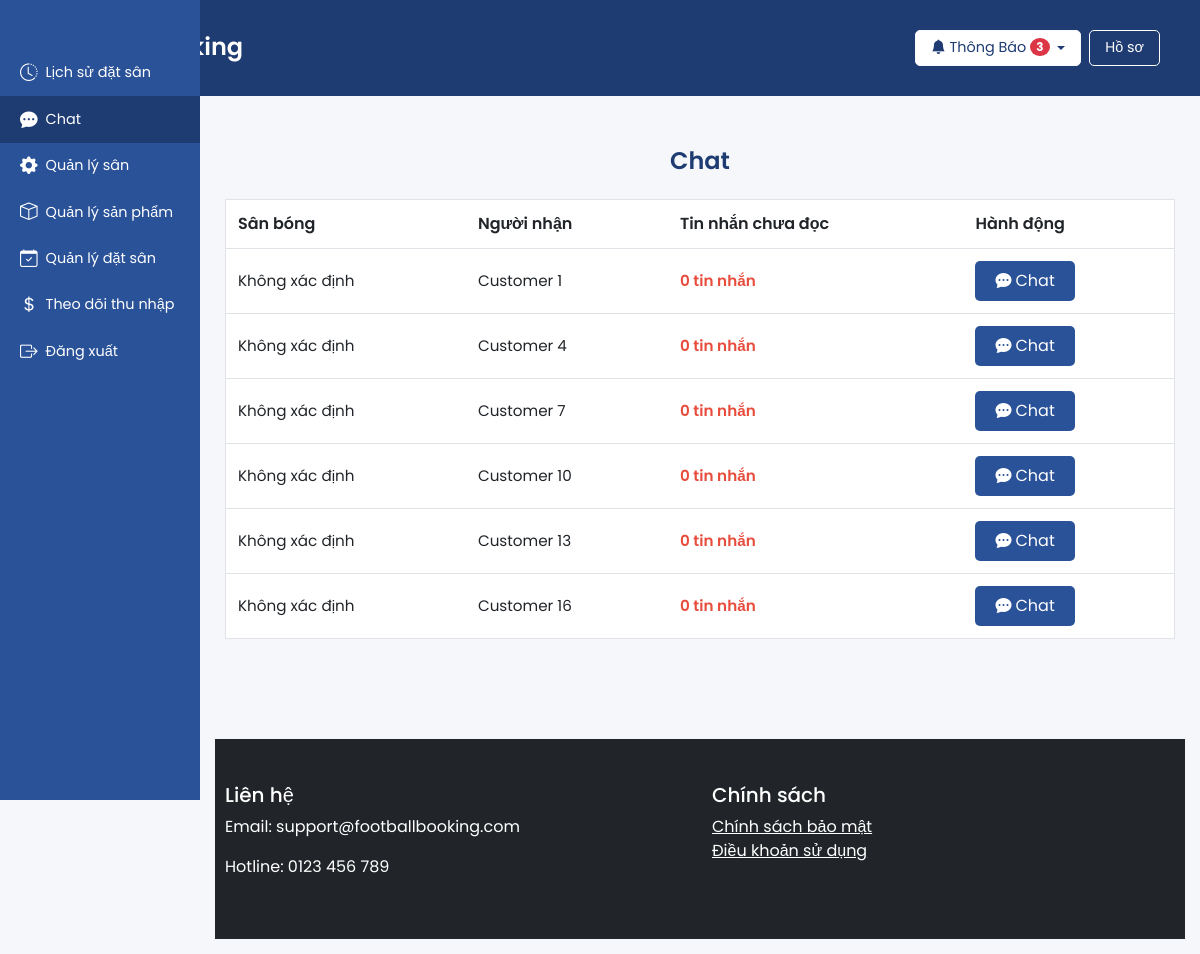
Page /chat.php (signed in) on the committed database.
### tables this page shows
CREATE TABLE conversations (
    id INT AUTO_INCREMENT PRIMARY KEY,
    user_id INT NOT NULL,
    owner_id INT NOT NULL,
    created_at TIMESTAMP DEFAULT CURRENT_TIMESTAMP,
    updated_at TIMESTAMP DEFAULT CURRENT_TIMESTAMP ON UPDATE CURRENT_TIMESTAMP,
    UNIQUE (user_id, owner_id),
    FOREIGN KEY (user_id) REFERENCES users(id),
    FOREIGN KEY (owner_id) REFERENCES users(id)
);

CREATE TABLE users (
    id INT AUTO_INCREMENT PRIMARY KEY,
    full_name VARCHAR(255) NOT NULL,
    email VARCHAR(255) UNIQUE NOT NULL,
    phone VARCHAR(20),
    password VARCHAR(255) NOT NULL,
    account_type ENUM('customer', 'owner', 'admin') NOT NULL,
    status ENUM('pending', 'approved', 'rejected') DEFAULT 'approved',
    created_at TIMESTAMP DEFAULT CURRENT_TIMESTAMP
);

### chat.php (the view, shortened to what this page needs)
<?php
require_once 'includes/config.php';
$user_id = $_SESSION['user_id'];
$account_type = $_SESSION['account_type'];
$conversations = [];
if ($account_type === 'customer') {
    $stmt = $pdo->prepare("
        SELECT c.id AS conversation_id, c.owner_id AS receiver_id, u.full_name AS receiver_name,
               (SELECT f.name
                FROM fields f
                JOIN bookings b ON b.field_id = f.id
                WHERE b.user_id = c.user_id AND f.owner_id = c.owner_id
                LIMIT 1) AS field_name,
               (SELECT COUNT(*) FROM messages m2
                WHERE m2.conversation_id = c.id
                AND m2.receiver_id = ?
                AND m2.created_at > IFNULL((
                    SELECT MAX(m3.created_at)
                    FROM messages m3
                    WHERE m3.conversation_id = c.id
                    AND m3.sender_id = ?
                ), '1970-01-01')) AS unread_count,
               (SELECT MAX(created_at)
                FROM messages m
                WHERE m.conversation_id = c.id) AS last_message_time
        FROM conversations c
        JOIN users u ON c.owner_id = u.id
        WHERE c.user_id = ?
        ORDER BY last_message_time DESC
    ");
    $stmt->execute([$user_id, $user_id, $user_id]);
    $conversations = $stmt->fetchAll(PDO::FETCH_ASSOC);
} elseif ($account_type === 'owner') {
    $stmt = $pdo->prepare("
        SELECT c.id AS conversation_id, c.user_id AS receiver_id, u.full_name AS receiver_name,
               (SELECT f.name
                FROM fields f
                JOIN bookings b ON b.field_id = f.id
                WHERE b.user_id = c.user_id AND f.owner_id = c.owner_id
                LIMIT 1) AS field_name,
               (SELECT COUNT(*) FROM messages m2
                WHERE m2.conversation_id = c.id
                AND m2.receiver_id = ?
                AND m2.created_at > IFNULL((
                    SELECT MAX(m3.created_at)
                    FROM messages m3
                    WHERE m3.conversation_id = c.id
                    AND m3.sender_id = ?
                ), '1970-01-01')) AS unread_count,
               (SELECT MAX(created_at)
                FROM messages m
                WHERE m.conversation_id = c.id) AS last_message_time
        FROM conversations c
        JOIN users u ON c.user_id = u.id
        WHERE c.owner_id = ?
        ORDER BY last_message_time DESC
    ");
    $stmt->execute([$user_id, $user_id, $user_id]);
    $conversations = $stmt->fetchAll(PDO::FETCH_ASSOC);
}
require_once 'includes/header.php';
?>
<section class="chat py-3">
    <div class="container">
        <h2 class="section-title text-center">Chat</h2>
        <?php if (empty($conversations)): ?>
            <p class="text-center text-muted">Bạn chưa có cuộc trò chuyện nào.</p>
        <?php else: ?>
            <div class="table-responsive">
                <table class="table chat-table">
                    <thead>
                        <tr>
                            <th>Sân bóng</th>
                            <th>Người nhận</th>
                            <th>Tin nhắn chưa đọc</th>
                            <th>Hành động</th>
                        </tr>
                    </thead>
                    <tbody>
                        <?php foreach ($conversations as $conversation): ?>
                            <tr>
                                <td><?php echo htmlspecialchars($conversation['field_name'] ?? 'Không xác định'); ?></td>
                                <td><?php echo htmlspecialchars($conversation['receiver_name']); ?></td>
                                <td class="unread-count"><?php echo $conversation['unread_count']; ?> tin nhắn</td>
                                <td>
                                    <div class="d-flex gap-2">
                                        <button class="btn btn-primary btn-sm d-flex align-items-center gap-1" data-bs-toggle="modal" data-bs-target="#chatModal<?php echo $conversation['conversation_id']; ?>">
                                            <i class="bi bi-chat-dots-fill"></i> Chat
                                        </button>
                                    </div>
                                </td>
                            </tr>
                        <?php endforeach; ?>
                    </tbody>
                </table>
            </div>
        <?php endif; ?>
    </div>
</section>
<?php require_once 'includes/footer.php'; ?>

### includes/header.php (shortened to what this page needs)
<?php
$unread_notifications_count = 0;
if (isset($_SESSION['user_id'])) {
    $user_id = $_SESSION['user_id'];
    $stmt = $pdo->prepare("SELECT COUNT(*) FROM notifications WHERE user_id = ? AND is_read = 0");
    $stmt->execute([$user_id]);
    $unread_notifications_count = $stmt->fetchColumn();
}
$current_page = basename(parse_url($_SERVER['REQUEST_URI'], PHP_URL_PATH));
?>
<!DOCTYPE html>
<html lang="vi">
<head>
    <link href="https://cdn.jsdelivr.net/npm/bootstrap@5.3.0/dist/css/bootstrap.min.css" rel="stylesheet">
    <link rel="stylesheet" href="https://cdn.jsdelivr.net/npm/bootstrap-icons@1.10.5/font/bootstrap-icons.css">
</head>
<body>
    <header>
        <div class="container d-flex justify-content-between align-items-center">
            <div class="d-flex align-items-center gap-2">
                <div class="logo">
                    <h3>Football Booking</h3>
                </div>
            </div>
            <div class="d-flex align-items-center gap-2">
                <?php if (isset($_SESSION['user_id'])): ?>
                    <div class="dropdown">
                        <button class="btn btn-light dropdown-toggle d-flex align-items-center gap-1" type="button" id="notificationDropdown" data-bs-toggle="dropdown" aria-expanded="false">
                            <i class="bi bi-bell-fill"></i> Thông Báo
                            <?php if ($unread_notifications_count > 0): ?>
                                <span class="badge bg-danger"><?php echo $unread_notifications_count; ?></span>
                            <?php endif; ?>
                        </button>
                    </div>
                    <a href="/football_booking/profile.php" class="btn btn-outline-light">Hồ sơ</a>
                <?php else: ?>
                    <a href="/football_booking/login.php" class="btn btn-outline-light">Đăng nhập</a>
                    <a href="/football_booking/register.php" class="btn btn-outline-light">Đăng ký</a>
                <?php endif; ?>
            </div>
        </div>
    </header>
    <?php if (isset($_SESSION['user_id'])): ?>
    <nav class="sidebar" id="sidebar">
        <ul class="nav flex-column">
            <?php if (isset($_SESSION['account_type']) && $_SESSION['account_type'] === 'customer'): ?>
                <li class="nav-item">
                    <a class="nav-link <?php echo $current_page == 'search.php' ? 'active' : ''; ?>" href="/football_booking/search.php">
                        <i class="bi bi-house-door-fill"></i> Trang chủ
                    </a>
                </li>
                <li class="nav-item">
                    <a class="nav-link <?php echo $current_page == 'history.php' ? 'active' : ''; ?>" href="/football_booking/history.php">
                        <i class="bi bi-clock-history"></i> Lịch sử đặt sân
                    </a>
                </li>
                <li class="nav-item">
                    <a class="nav-link <?php echo $current_page == 'chat.php' ? 'active' : ''; ?>" href="/football_booking/chat.php">
                        <i class="bi bi-chat-dots-fill"></i> Chat
                    </a>
                </li>
                <li class="nav-item">
                    <a class="nav-link" href="/football_booking/logout.php">
                        <i class="bi bi-box-arrow-right"></i> Đăng xuất
                    </a>
                </li>
            <?php elseif (isset($_SESSION['account_type']) && $_SESSION['account_type'] === 'owner'): ?>
                <li class="nav-item">
                    <a class="nav-link <?php echo $current_page == 'history.php' ? 'active' : ''; ?>" href="/football_booking/history.php">
                        <i class="bi bi-clock-history"></i> Lịch sử đặt sân
                    </a>
                </li>
                <li class="nav-item">
                    <a class="nav-link <?php echo $current_page == 'chat.php' ? 'active' : ''; ?>" href="/football_booking/chat.php">
                        <i class="bi bi-chat-dots-fill"></i> Chat
                    </a>
                </li>
                <li class="nav-item">
                    <a class="nav-link <?php echo $current_page == 'manage_field.php' ? 'active' : ''; ?>" href="/football_booking/manage_field.php">
                        <i class="bi bi-gear-fill"></i> Quản lý sân
                    </a>
                </li>
                <li class="nav-item">
                    <a class="nav-link <?php echo $current_page == 'manage_products.php' ? 'active' : ''; ?>" href="/football_booking/manage_products.php">
                        <i class="bi bi-box"></i> Quản lý sản phẩm
                    </a>
                </li>
                <li class="nav-item">
                    <a class="nav-link <?php echo $current_page == 'manage_bookings.php' ? 'active' : ''; ?>" href="/football_booking/manage_bookings.php">
                        <i class="bi bi-calendar-check"></i> Quản lý đặt sân
                    </a>
                </li>
                <li class="nav-item">
                    <a class="nav-link <?php echo $current_page == 'revenue.php' ? 'active' : ''; ?>" href="/football_booking/revenue.php">
                        <i class="bi bi-currency-dollar"></i> Theo dõi thu nhập
                    </a>
                </li>
                <li class="nav-item">
                    <a class="nav-link" href="/football_booking/logout.php">
                        <i class="bi bi-box-arrow-right"></i> Đăng xuất
                    </a>
                </li>
            <?php endif; ?>
        </ul>
    </nav>
    <?php endif; ?>
    <div class="main-content" id="main-content">

### includes/footer.php
<footer class="bg-dark text-white py-4 mt-5">
    <div class="container">
        <div class="row">
            <div class="col-md-6">
                <h5>Liên hệ</h5>
                <p>Email: support@footballbooking.com</p>
                <p>Hotline: 0123 456 789</p>
            </div>
            <div class="col-md-6">
                <h5>Chính sách</h5>
                <a href="#" class="text-white">Chính sách bảo mật</a><br>
                <a href="#" class="text-white">Điều khoản sử dụng</a>
            </div>
        </div>
    </div>
</footer>
</body>
</html>

### chat.php (style rules this page uses)
.section-title { font-weight: 600; color: #1e3c72; font-size: 1.5rem; margin-bottom: 1.5rem; }
.chat-table thead th { font-size: 1rem; padding: 12px; }
.chat-table td { padding: 12px; font-size: 0.95rem; }
.chat-table .btn { padding: 8px 20px; font-size: 1rem; }
.chat-table .unread-count { font-weight: 600; color: #e74c3c; }

### rows in the picture
conversations: field_name "Không xác định", user.full_name "Customer 1", unread_count "0"
conversations: field_name "Không xác định", user.full_name "Customer 4", unread_count "0"
conversations: field_name "Không xác định", user.full_name "Customer 7", unread_count "0"
conversations: field_name "Không xác định", user.full_name "Customer 10", unread_count "0"
conversations: field_name "Không xác định", user.full_name "Customer 13", unread_count "0"
conversations: field_name "Không xác định", user.full_name "Customer 16", unread_count "0"

### other values in the picture
$unread_notifications_count "3"
